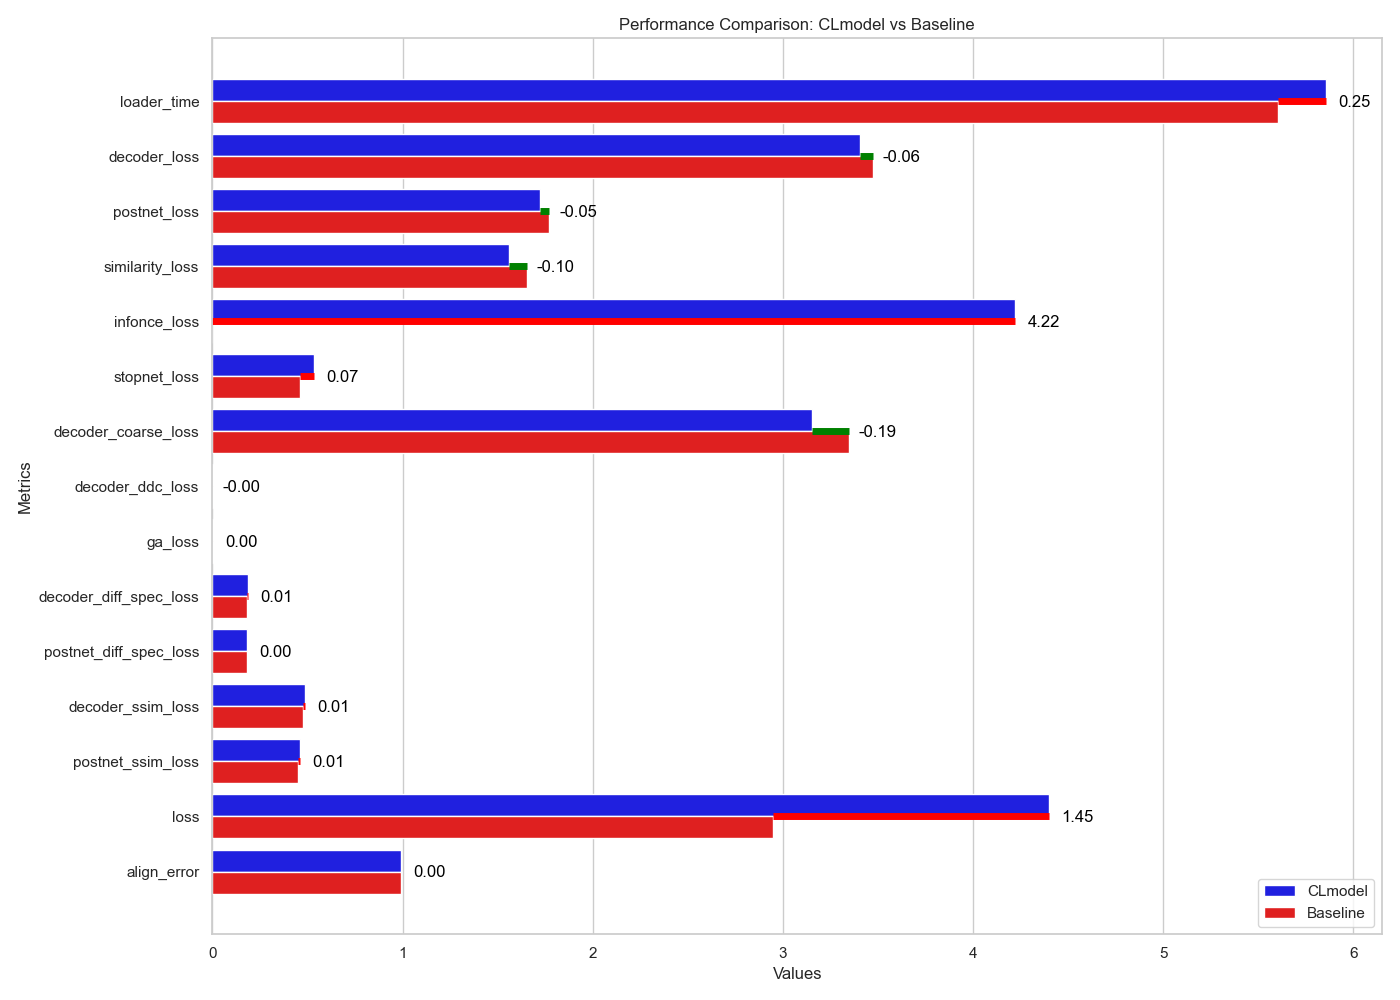

This figure's Python source:
import matplotlib.pyplot as plt
import seaborn as sns
import pandas as pd

# Data for CLmodel
clmodel_data = {
    'Metric': [
        'loader_time', 'decoder_loss', 'postnet_loss', 
        'similarity_loss', 'infonce_loss', 'stopnet_loss',
        'decoder_coarse_loss', 'decoder_ddc_loss', 'ga_loss',
        'decoder_diff_spec_loss', 'postnet_diff_spec_loss',
        'decoder_ssim_loss', 'postnet_ssim_loss', 'loss',
        'align_error'
    ],
    'CLmodel': [
        5.85770615569767, 3.407711613946546, 1.7241535632873026, 
        1.5607554778735504, 4.221498418994357, 0.5356772717963629,
        3.155016771720998, 0.0008339224229668403, 0.0034714720227412895,
        0.1851753995844828, 0.18158624359946737, 0.4859883688591622,
        0.458419157908513, 4.39831938664284, 0.9919275098941105
    ]
}

# Data for Baseline
baseline_data = {
    'Metric': [
        'loader_time', 'decoder_loss', 'postnet_loss', 
        'similarity_loss', 'infonce_loss', 'stopnet_loss',
        'decoder_coarse_loss', 'decoder_ddc_loss', 'ga_loss',
        'decoder_diff_spec_loss', 'postnet_diff_spec_loss',
        'decoder_ssim_loss', 'postnet_ssim_loss', 'loss',
        'align_error'
    ],
    'Baseline': [
        5.604639457317995, 3.4719955980653823, 1.7716483703026404, 
        1.6558248278009173, 0.0, 0.4623984035236176,
        3.3480122094342715, 0.0012244470635324478, 0.0033702695647374625,
        0.17923032720098872, 0.17963628427526318, 0.4767700650587895,
        0.44995327191640333, 2.9488673958609843, 0.9915197612340184
    ]
}

# Custom colors for bars
palette = {'CLmodel': 'blue', 'Baseline': 'red'}

# Create DataFrame
df_clmodel = pd.DataFrame(clmodel_data)
df_baseline = pd.DataFrame(baseline_data)

# Merge DataFrames on Metric
df = pd.merge(df_clmodel, df_baseline, on='Metric')

# Calculate differences
df['Difference'] = df['CLmodel'] - df['Baseline']

# Plotting
plt.figure(figsize=(14, 10))
sns.set(style="whitegrid")

# Plot CLmodel and Baseline
df_melted = df.melt(id_vars='Metric', value_vars=['CLmodel', 'Baseline'], var_name='Model', value_name='Value')
sns.barplot(x='Value', y='Metric', hue='Model', data=df_melted, palette=palette)

# # Add lines to show differences
# for index, row in df.iterrows():
#     x1, x2 = row['CLmodel'], row['Baseline']
#     y = index
#     color = 'green' if row['Difference'] < 0 else 'red'
#     plt.plot([x1, x2], [y, y], color=color, lw=5, solid_capstyle='butt')
#     plt.text(max(x1, x2) + 0.15, y + 0.1, f"{row['Difference']:.2f}", color='black', ha='center')

plt.title('Performance Comparison: CLmodel vs Baseline')
plt.xlabel('Values')
plt.ylabel('Metrics')
plt.legend(loc='best')
plt.tight_layout()

plt.savefig('analysis/compare_average.png', bbox_inches='tight', dpi=300)